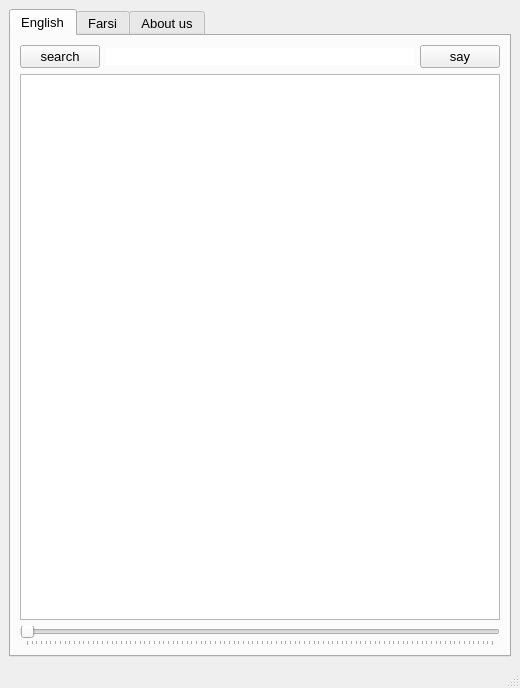
<?xml version="1.0" encoding="UTF-8"?>
<ui version="4.0">
 <class>MainWindow</class>
 <widget class="QMainWindow" name="MainWindow">
  <property name="geometry">
   <rect>
    <x>0</x>
    <y>0</y>
    <width>520</width>
    <height>688</height>
   </rect>
  </property>
  <property name="minimumSize">
   <size>
    <width>443</width>
    <height>433</height>
   </size>
  </property>
  <property name="windowTitle">
   <string>MainWindow</string>
  </property>
  <property name="styleSheet">
   <string notr="true"/>
  </property>
  <property name="tabShape">
   <enum>QTabWidget::Rounded</enum>
  </property>
  <widget class="QWidget" name="centralwidget">
   <property name="styleSheet">
    <string notr="true"/>
   </property>
   <layout class="QGridLayout" name="gridLayout_2">
    <item row="0" column="0">
     <widget class="QTabWidget" name="tabWidget">
      <property name="font">
       <font>
        <pointsize>10</pointsize>
       </font>
      </property>
      <property name="layoutDirection">
       <enum>Qt::LeftToRight</enum>
      </property>
      <property name="styleSheet">
       <string notr="true"/>
      </property>
      <property name="locale">
       <locale language="English" country="UnitedStates"/>
      </property>
      <property name="tabShape">
       <enum>QTabWidget::Rounded</enum>
      </property>
      <property name="currentIndex">
       <number>0</number>
      </property>
      <property name="tabBarAutoHide">
       <bool>true</bool>
      </property>
      <widget class="QWidget" name="Search">
       <property name="styleSheet">
        <string notr="true"/>
       </property>
       <attribute name="title">
        <string>English</string>
       </attribute>
       <layout class="QGridLayout" name="gridLayout">
        <item row="0" column="0">
         <widget class="QPushButton" name="pbSearch">
          <property name="font">
           <font>
            <pointsize>10</pointsize>
           </font>
          </property>
          <property name="mouseTracking">
           <bool>false</bool>
          </property>
          <property name="styleSheet">
           <string notr="true"/>
          </property>
          <property name="text">
           <string>search</string>
          </property>
          <property name="flat">
           <bool>false</bool>
          </property>
         </widget>
        </item>
        <item row="0" column="1">
         <widget class="QLineEdit" name="leEnglish">
          <property name="font">
           <font>
            <pointsize>10</pointsize>
           </font>
          </property>
          <property name="styleSheet">
           <string notr="true">border-radius: 25px;</string>
          </property>
          <property name="inputMask">
           <string/>
          </property>
          <property name="text">
           <string/>
          </property>
          <property name="echoMode">
           <enum>QLineEdit::Normal</enum>
          </property>
          <property name="cursorMoveStyle">
           <enum>Qt::LogicalMoveStyle</enum>
          </property>
         </widget>
        </item>
        <item row="0" column="2">
         <widget class="QPushButton" name="pbPronounce">
          <property name="font">
           <font>
            <pointsize>10</pointsize>
           </font>
          </property>
          <property name="text">
           <string>say</string>
          </property>
         </widget>
        </item>
        <item row="1" column="0" colspan="3">
         <widget class="QTextBrowser" name="textBrowser">
          <property name="font">
           <font>
            <pointsize>12</pointsize>
            <italic>false</italic>
           </font>
          </property>
          <property name="styleSheet">
           <string notr="true"/>
          </property>
          <property name="frameShape">
           <enum>QFrame::StyledPanel</enum>
          </property>
          <property name="frameShadow">
           <enum>QFrame::Sunken</enum>
          </property>
         </widget>
        </item>
        <item row="2" column="0" colspan="3">
         <widget class="QSlider" name="horizontalSlider">
          <property name="whatsThis">
           <string/>
          </property>
          <property name="orientation">
           <enum>Qt::Horizontal</enum>
          </property>
          <property name="tickPosition">
           <enum>QSlider::TicksBelow</enum>
          </property>
          <property name="tickInterval">
           <number>1</number>
          </property>
         </widget>
        </item>
       </layout>
      </widget>
      <widget class="QWidget" name="Farsi">
       <property name="locale">
        <locale language="Persian" country="Iran"/>
       </property>
       <attribute name="title">
        <string>Farsi</string>
       </attribute>
       <layout class="QGridLayout" name="gridLayout_5">
        <item row="0" column="0">
         <widget class="QPushButton" name="pbSearchFarsi">
          <property name="font">
           <font>
            <pointsize>10</pointsize>
           </font>
          </property>
          <property name="mouseTracking">
           <bool>false</bool>
          </property>
          <property name="styleSheet">
           <string notr="true"/>
          </property>
          <property name="text">
           <string>search</string>
          </property>
          <property name="flat">
           <bool>false</bool>
          </property>
         </widget>
        </item>
        <item row="0" column="1">
         <widget class="QLineEdit" name="leFarsi">
          <property name="font">
           <font>
            <pointsize>10</pointsize>
           </font>
          </property>
          <property name="inputMask">
           <string/>
          </property>
          <property name="text">
           <string/>
          </property>
          <property name="echoMode">
           <enum>QLineEdit::Normal</enum>
          </property>
          <property name="cursorMoveStyle">
           <enum>Qt::LogicalMoveStyle</enum>
          </property>
         </widget>
        </item>
        <item row="0" column="2">
         <widget class="QPushButton" name="pbPronounceFarsi">
          <property name="font">
           <font>
            <pointsize>10</pointsize>
           </font>
          </property>
          <property name="text">
           <string>say</string>
          </property>
         </widget>
        </item>
        <item row="1" column="0" colspan="3">
         <widget class="QTextBrowser" name="textBrowserFarsi">
          <property name="font">
           <font>
            <pointsize>12</pointsize>
            <italic>false</italic>
           </font>
          </property>
          <property name="layoutDirection">
           <enum>Qt::LeftToRight</enum>
          </property>
          <property name="styleSheet">
           <string notr="true"/>
          </property>
          <property name="frameShape">
           <enum>QFrame::StyledPanel</enum>
          </property>
          <property name="frameShadow">
           <enum>QFrame::Sunken</enum>
          </property>
         </widget>
        </item>
        <item row="2" column="0" colspan="3">
         <widget class="QSlider" name="horizontalSliderFarsi">
          <property name="orientation">
           <enum>Qt::Horizontal</enum>
          </property>
          <property name="tickPosition">
           <enum>QSlider::TicksBelow</enum>
          </property>
          <property name="tickInterval">
           <number>1</number>
          </property>
         </widget>
        </item>
       </layout>
      </widget>
      <widget class="QWidget" name="about">
       <attribute name="title">
        <string>About us</string>
       </attribute>
       <layout class="QGridLayout" name="gridLayout_3">
        <item row="1" column="1">
         <widget class="QWidget" name="widget" native="true">
          <property name="minimumSize">
           <size>
            <width>100</width>
            <height>100</height>
           </size>
          </property>
          <layout class="QGridLayout" name="gridLayout_4">
           <item row="0" column="0">
            <widget class="QLabel" name="label">
             <property name="font">
              <font>
               <pointsize>10</pointsize>
               <stylestrategy>PreferAntialias</stylestrategy>
              </font>
             </property>
             <property name="text">
              <string>Owner - linguist : Nahid Pourmoazami 👩🏻‍🏫</string>
             </property>
             <property name="alignment">
              <set>Qt::AlignCenter</set>
             </property>
            </widget>
           </item>
           <item row="1" column="0">
            <widget class="QLabel" name="label_2">
             <property name="font">
              <font>
               <pointsize>10</pointsize>
              </font>
             </property>
             <property name="text">
              <string>Developer : Naser Rezayi 👨🏻‍💻</string>
             </property>
             <property name="alignment">
              <set>Qt::AlignCenter</set>
             </property>
            </widget>
           </item>
           <item row="2" column="0">
            <widget class="QLabel" name="label_3">
             <property name="font">
              <font>
               <pointsize>10</pointsize>
              </font>
             </property>
             <property name="text">
              <string>since 2020</string>
             </property>
             <property name="alignment">
              <set>Qt::AlignCenter</set>
             </property>
            </widget>
           </item>
          </layout>
         </widget>
        </item>
        <item row="0" column="1">
         <spacer name="verticalSpacer_2">
          <property name="orientation">
           <enum>Qt::Vertical</enum>
          </property>
          <property name="sizeHint" stdset="0">
           <size>
            <width>20</width>
            <height>208</height>
           </size>
          </property>
         </spacer>
        </item>
        <item row="1" column="0">
         <spacer name="horizontalSpacer">
          <property name="orientation">
           <enum>Qt::Horizontal</enum>
          </property>
          <property name="sizeHint" stdset="0">
           <size>
            <width>43</width>
            <height>20</height>
           </size>
          </property>
         </spacer>
        </item>
        <item row="1" column="2">
         <spacer name="horizontalSpacer_2">
          <property name="orientation">
           <enum>Qt::Horizontal</enum>
          </property>
          <property name="sizeHint" stdset="0">
           <size>
            <width>43</width>
            <height>20</height>
           </size>
          </property>
         </spacer>
        </item>
        <item row="2" column="1">
         <spacer name="verticalSpacer">
          <property name="orientation">
           <enum>Qt::Vertical</enum>
          </property>
          <property name="sizeHint" stdset="0">
           <size>
            <width>20</width>
            <height>208</height>
           </size>
          </property>
         </spacer>
        </item>
       </layout>
      </widget>
     </widget>
    </item>
   </layout>
  </widget>
  <widget class="QMenuBar" name="menubar">
   <property name="geometry">
    <rect>
     <x>0</x>
     <y>0</y>
     <width>520</width>
     <height>25</height>
    </rect>
   </property>
  </widget>
  <widget class="QStatusBar" name="statusbar"/>
 </widget>
 <resources/>
 <connections/>
</ui>
